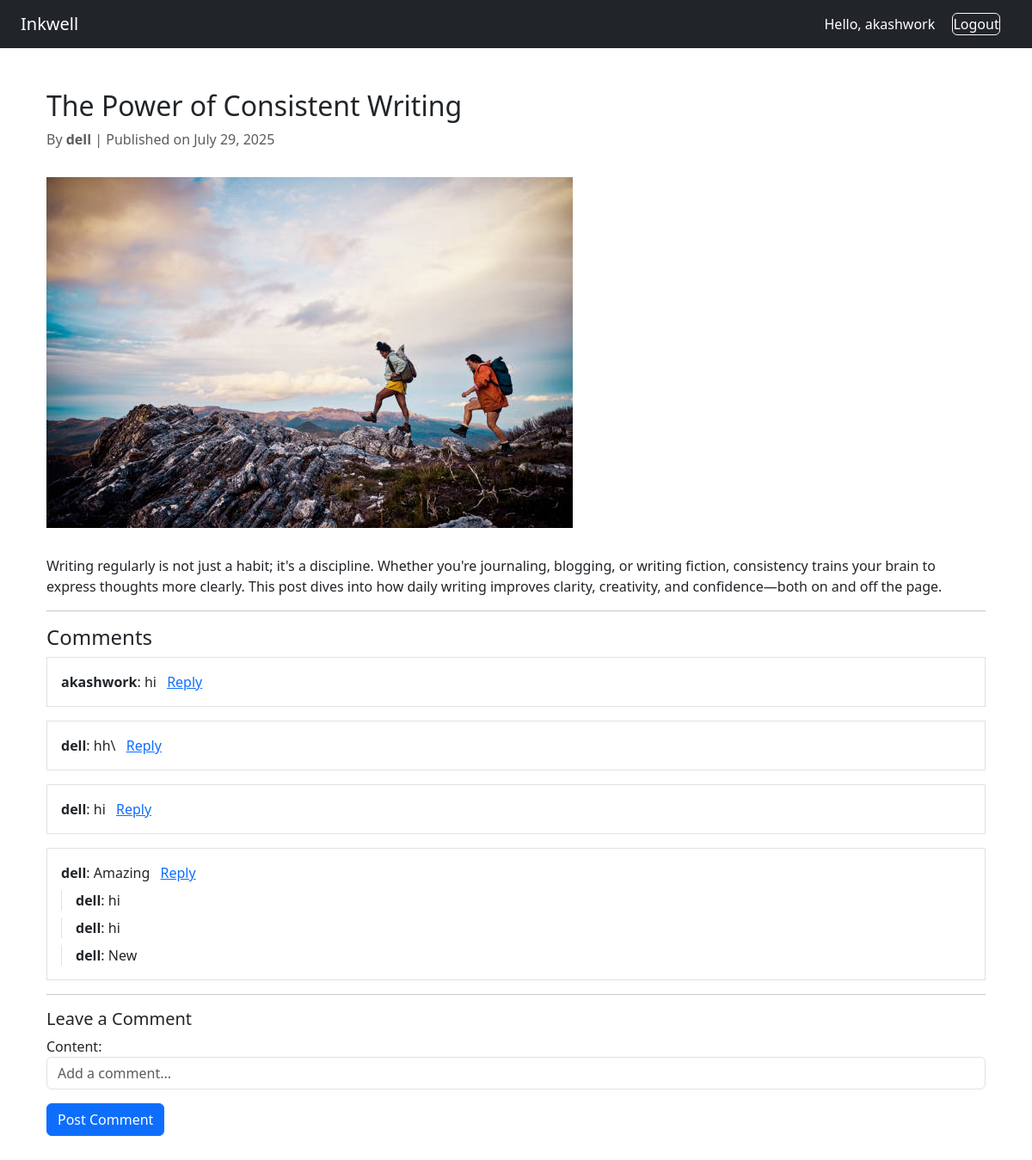
The page /detail/the-power-of-consistent-writing (signed in) on the database its author committed.
### blogs/models.py (models this page shows, shortened)
class TimestampModel(models.Model):
    created_at = models.DateTimeField(auto_now_add=True)
    updated_at = models.DateTimeField(auto_now=True)
    class Meta:
        abstract = True

class BlogPost(TimestampModel):
    id = models.UUIDField(default=uuid.uuid4, unique=True, primary_key=True)
    title = models.CharField(max_length=250)
    image = models.ImageField(upload_to=GenerateImagePath())
    slug = models.SlugField(blank=True, unique=True)
    content = models.TextField()
    author = models.ForeignKey(
        Author, on_delete=models.SET_NULL, null=True, related_name="posts"
    )
    excerpt = models.CharField(max_length=500, blank=True, null=True)
    is_published = models.BooleanField(default=False)
    published_at = models.DateTimeField(null=True, blank=True)
    status = models.CharField(
        choices=Status.choices, default=Status.DRAFT, max_length=20
    )
    objects = models.Manager()
    publishes = PublishManger()
    class Meta:
        ordering = ["-created_at"]
        indexes = [
            models.Index(fields=["title"]),
            models.Index(fields=["is_published", "published_at"]),
        ]

class Author(TimestampModel):
    id = models.UUIDField(default=uuid.uuid4, unique=True, primary_key=True)
    user = models.OneToOneField(User, on_delete=models.CASCADE, related_name="author")
    first_name = models.CharField(max_length=250)
    last_name = models.CharField(max_length=250)
    email = models.EmailField(unique=True)
    class Meta:
        ordering = ["-created_at"]
        indexes = [models.Index(fields=["email"])]

class Comment(TimestampModel):
    id = models.UUIDField(default=uuid.uuid4, unique=True, primary_key=True)
    author = models.ForeignKey(
        Author,
        on_delete=models.SET_NULL,
        blank=True,
        null=True,
        related_name="comments",
    )
    content = models.TextField()
    parent = models.ForeignKey(
        "self", on_delete=models.CASCADE, null=True, blank=True, related_name="replies"
    )
    post = models.ForeignKey(
        BlogPost, on_delete=models.CASCADE, related_name="comments"
    )
    class Meta:
        ordering = ["-created_at"]

### blogs/views.py (the view, shortened to what this page needs)
# urls.py: path("detail/<slug:slug>", views.BlogDetailView.as_view(), name="blog_detail"),
@method_decorator(login_required, name="dispatch")
class BlogDetailView(DetailView):
    model = BlogPost
    template_name = "blogs/blog_detail.html"
    context_object_name = "blog"
    slug_field = "slug"
    slug_url_kwarg = "slug"
    def get_context_data(self, **kwargs):
        context = super().get_context_data(**kwargs)
        context["comments"] = self.object.comments.filter(
            parent__isnull=True
        ).prefetch_related("replies")
        context["comment_form"] = CommentForm()
        return context

### blogs/forms.py
class CommentForm(forms.ModelForm):
    class Meta:
        model = Comment
        fields = ["content"]
        widgets = {
            "content": forms.TextInput(
                attrs={"class": "form-control", "placeholder": "Add a comment..."}
            )
        }

### blogs/templates/blogs/blog_detail.html (shortened to what this page needs)
{% extends 'base.html' %}
{% block content %}
<div class="container my-4">
  <h2>{{ blog.title }}</h2>
  <p class="text-muted">
    By <strong>{{ blog.author.user.username }}</strong> |
    Published on {{ blog.published_at|date:"F d, Y" }}
  </p>
  {% if blog.image %}
    <img src="{{ blog.image.url }}" class="img-fluid im my-3" alt="Blog Image">
  {% endif %}
  <p>{{ blog.content|linebreaks }}</p>
  <hr>
  <h4>Comments</h4>
  {% for comment in comments %}
    <div class="border p-3 mb-3">
      <strong>{{ comment.author.user.username }}</strong>: {{ comment.content }}
      <a href="#" class="reply-toggle text-primary ms-2" data-id="{{ comment.id }}">Reply</a>
      {% for reply in comment.replies.all %}
        <div class="border-start ps-3 mt-2">
          <strong>{{ reply.author.user.username }}</strong>: {{ reply.content }}
        </div>
      {% endfor %}
    </div>
  {% empty %}
    <p>No comments yet. Be the first to comment!</p>
  {% endfor %}
  <hr>
  <h5>Leave a Comment</h5>
  <form method="post">
    {{ comment_form.as_p }}
    <button type="submit" class="btn btn-primary">Post Comment</button>
  </form>
</div>
{% endblock %}

### templates/base.html (shortened to what this page needs)
{% load static %}
<!DOCTYPE html>
<html lang="en">
  <head>
    <link
    href = "{% static 'css/bootstrap.min.css' %}"
      rel="stylesheet"
    />
  </head>
  <body>
    <nav class="navbar navbar-expand-lg navbar-dark bg-dark px-4">
      <a class="navbar-brand" href="{% url 'blogs:blog_list' %}">Inkwell</a>
      <div class="ms-auto">
        {% if user.is_authenticated %}
        <span class="text-white me-3">Hello, {{ user.username }}</span>
       <form method="post" action="{% url 'account:logout' %}" style="display: inline;">
        <button type="submit" class="btn btn-outline-light p-0 m-0 align-baseline" style="color: #fff;">
            Logout
        </button>
        </form>
        {% endif %}
      </div>
    </nav>
    <div class="container py-4">
       {% block content %}{% endblock %}
    </div>
  </body>
</html>

### rows shown on the page
BlogPost: title "The Power of Consistent Writing", author.user.username "dell", published_at "July 29, 2025", image (picture), content "Writing regularly is not just a habit; it's a discipline. Whether you're journaling, blogging, or writing fiction, consistency trains your brain to express thoughts more clearly. This post dives into how daily writing improves clarity, creativity, and confidence—both on and off the page."
Comment: author.user.username "akashwork", content "hi"
Comment: author.user.username "dell", content "hh\\"
Comment: author.user.username "dell", content "hi"
Comment: author.user.username "dell", content "Amazing"
Comment: author.user.username "dell", content "hi"
Comment: author.user.username "dell", content "hi"
Comment: author.user.username "dell", content "New"

### other values the page prints
{{ user.username }} "akashwork"
